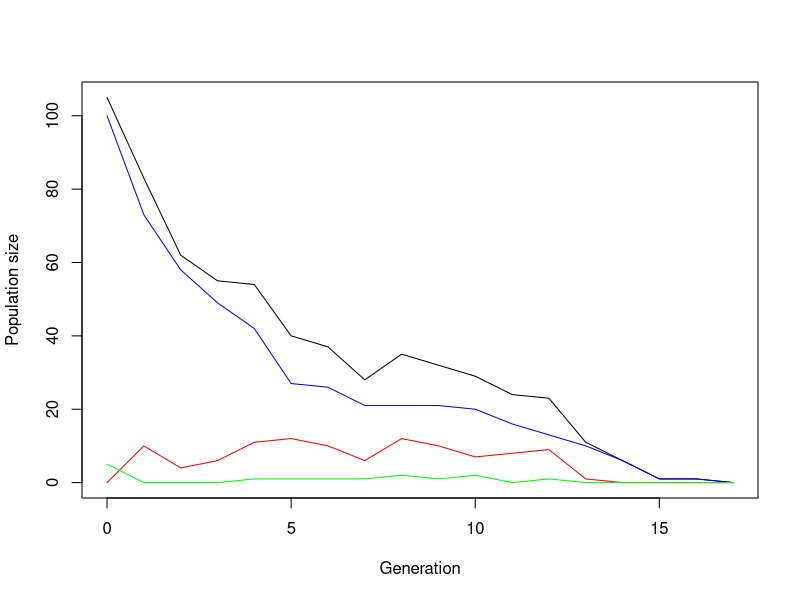
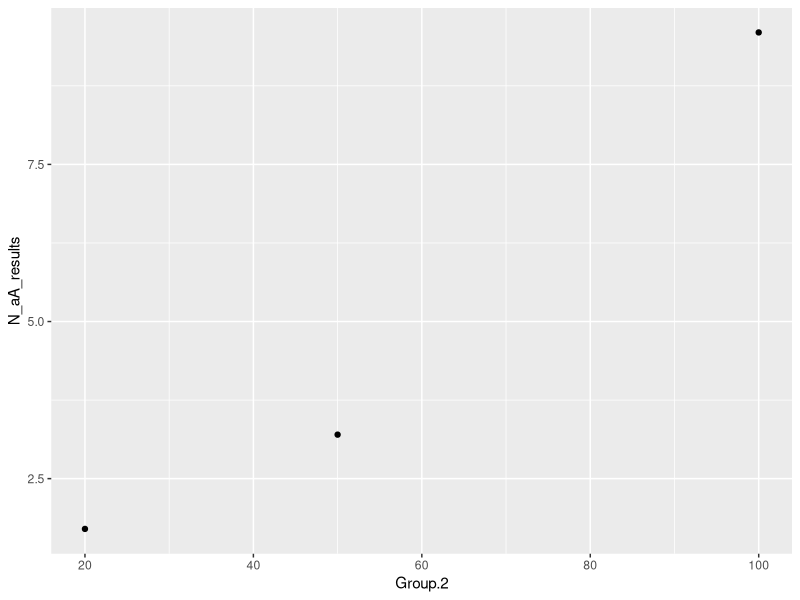
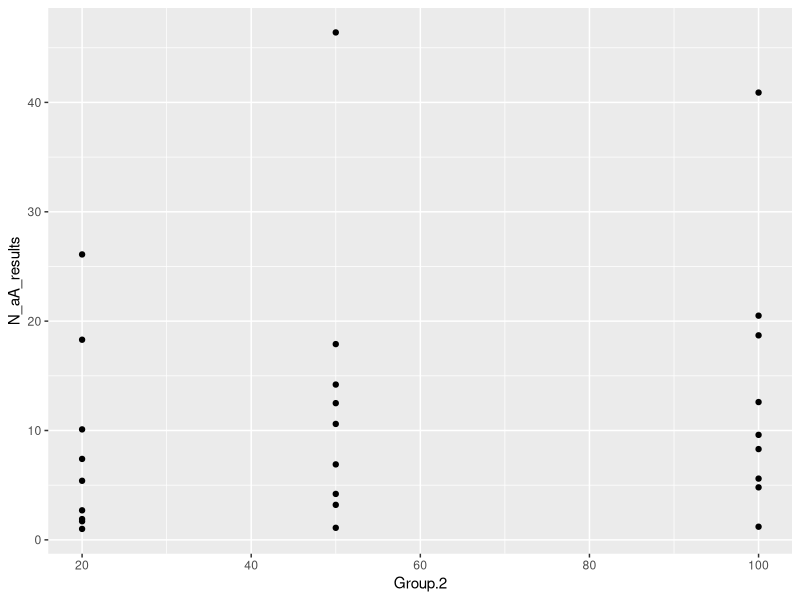
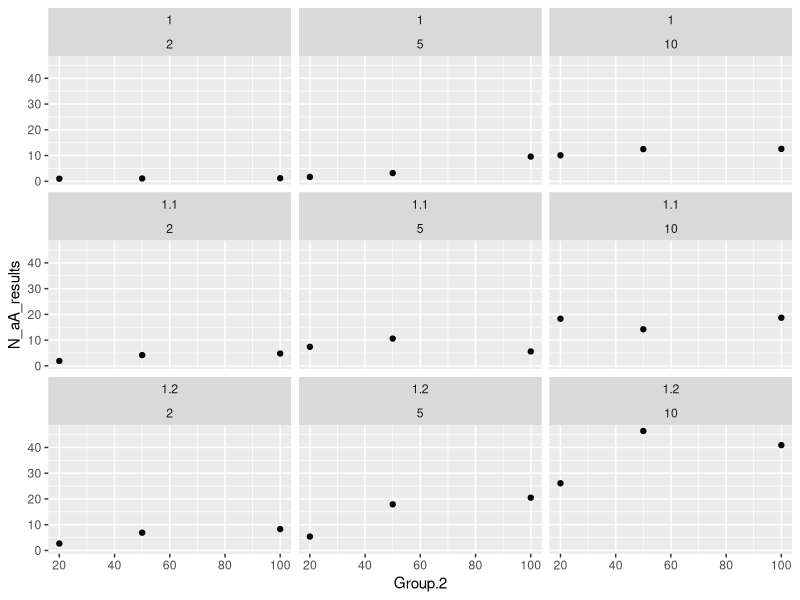
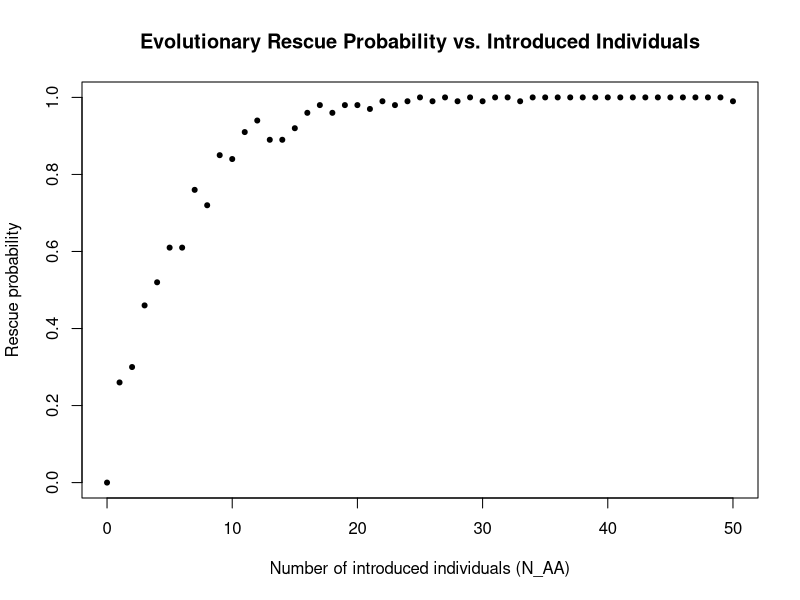
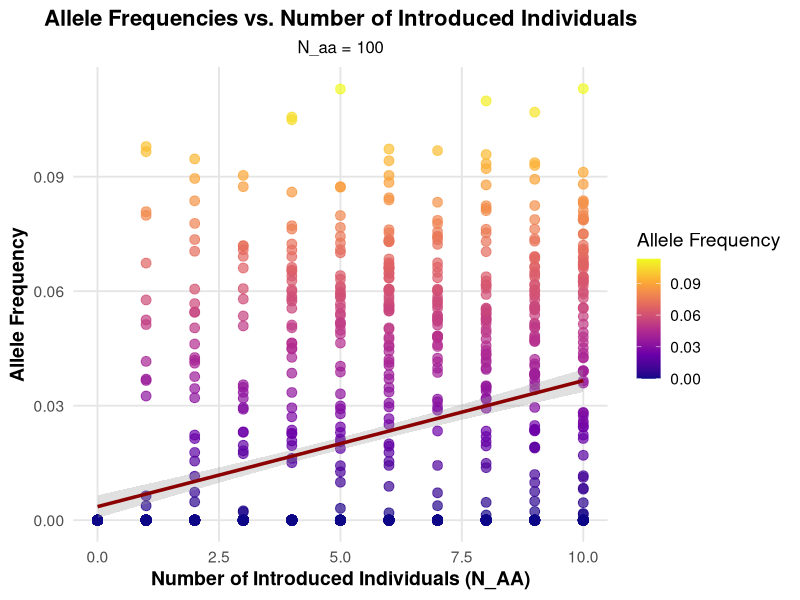

Generate these figures, in order, with R:
## ---- chunk 1
N_aa <- 100
N_aA <- 0
N_AA <- 5


r_aa <- 0.2 # fitness reduction of aa allel comb. equal to decay_rate
s_aA <- 1.10 # fitness benefit of allel A, equal to sel_coeff
s_AA <- 1.10 # fitness benefit of allel A, equal to sel_coeff

# --- Simulation of one generation with three genotypes ---
simulate_gen <- function(N_aa, N_aA, N_AA, r_aa, s_aA, s_AA) {

  # Reproduction with fitness malus/benefit
  offsp_aa <- rpois(1, N_aa * (1-r_aa))
  offsp_aA <- rpois(1, N_aA * s_aA)
  offsp_AA <- rpois(1, N_AA * s_AA)  
  
  # Total numbeer of gamets proportional to the frequency of alleles A and a
  total_gametes <- 2 * (offsp_aa + offsp_aA + offsp_AA)
  freq_A <- (2 * offsp_AA + offsp_aA) 
  freq_a <- total_gametes - freq_A
  
  if (total_gametes > 0) {

  
  #print(freq_a)
  #print(total_gametes)
  
  # Change of allele frequencies (A -> a und a -> A); p = (freq_A / total_gametes), q = (freq_a / total_gametes) #hardy equilibrium 1 = p^2 +2pq +q^2
  predicted_freq_aa <- (freq_a/total_gametes)^2
  predicted_freq_aA <- 2*(freq_A / total_gametes)*(freq_a / total_gametes)
  predicted_freq_AA <- (freq_A/total_gametes)^2
  
  #print(predicted_freq_aA)
  #print("PROBLEM")
 
   # Random draw of new genotypes under hardy-weinberg conditions
  N_total <- offsp_aa + offsp_aA + offsp_AA
  
  #print(c(predicted_freq_aa, predicted_freq_aA, predicted_freq_AA))
  #print(N_total)
  
  genotypes <- rmultinom(1, N_total, prob = c(predicted_freq_aa, predicted_freq_aA, predicted_freq_AA))
  
  #print(genotypes)

  
  N_aa_new <- genotypes[1]
  N_aA_new <- genotypes[2]
  N_AA_new <- genotypes[3]
  
  #print(c(N_aa_new, N_AA_new, N_aA_new)) 
  return(c(N_aa_new, N_aA_new, N_AA_new))
  }
  
  else
  return(c(0,0,0))
  
  
}

print(simulate_gen(N_aa, N_aA, N_AA, r_aa, s_aA, s_AA))
## ---- chunk 2
simulate_pop <- function(N_aa, N_aA, N_AA, r_aa, s_aA, s_AA, t_max) {
  # Create the vector in which to save the results
  pop_vector <- c(N_aa, N_aA, N_AA)
  # initiate the variables
  pop_new <- c(N_aa, N_aA, N_AA)
  
  # run the simulation until generation t_max
  for (i in 1:(t_max+1)) {
    # condition to stop the simulation before t_max: either the population exceeds 1.5 times the original population size, or it goes extinct
    #A<- print(pop_new)
    
    
    if (pop_new[1]+pop_new[2]+pop_new[3]>=101*(N_aa+N_aA+N_AA) | pop_new[1]+pop_new[2]+pop_new[3]==0) break
    #print(pop_new[1]+pop_new[2]+pop_new[3])
    # redefine the current population one generation later
    pop_new <- simulate_gen(pop_new[1],pop_new[2],pop_new[3], r_aa, s_aA, s_AA)
    #print(pop_new)
    # add the new population sizes to the output vector
    pop_vector <- rbind(pop_vector,pop_new)
  }
  
  # define the row and column names of the output vector
  rownames(pop_vector) <- (0:t_max+1)[1:length(pop_vector[,1])] # note that the vector has to be cut if the simulation stopped early
  colnames(pop_vector) <- c("aa","aA","AA")
  # return the result
  #print(pop_vector)
  return(pop_vector)	
}

# Test the function and plot the result
# set t_max to a value to be used througout
max_gen <- 1000
# create your simulation data
output <- simulate_pop(N_aa, N_aA, N_AA, r_aa, s_aA, s_AA, max_gen)
# show the last few lines of the data table
print(tail(output))

### Next time need to plot and see if distribution is right?

# plot the output - note that the plot range and the x axis have to be adjusted based on the length of the table
# determine x axis range 
x_range <- 0:(length(output[,1])-1)
# this plots the total population size
plot(x_range,output[,1]+output[,2]+output[,3],type='l',ylim=c(0,max(output[,1]+output[,2]+output[,3])),xlab = "Generation",ylab = "Population size")
# add number of wild type individuals
lines(x_range,output[,1], col="blue")  #aa
# add number of mutant individuals
lines(x_range,output[,2], col="red")  #aA
# add number of mutant individuals
lines(x_range,output[,3], col="green")  #AA

## ---- chunk 3
# set some parameters to fixed values
N_aA <- 0
r_aa <- 0.2
s_AA <- 1.1
t_max <- 100
# determine how often to run the simulation for each set of parameters
no_replicates <- 10

# set parameters to vary
N_aa_vector <- c(100, 50, 20)
N_AA_vector <- c(10, 5, 2)
s_aA_vector <- c(1, 1.1, 1.2) 



data_table <- data.frame(array(NA,dim=c(0,8), dimnames=list(c(), c(paste0(c("N_aa","N_aA", "N_AA","min_gen","min_size","N_aa_str_pop","N_AA_str_pop","s_aA_fit_hybrid"),"_results")))))


result_one_loop <- data.frame(array(NA,dim=c(1,8), dimnames=list(c(), c(paste0(c("N_aa","N_aA", "N_AA","min_gen","min_size","N_aa_str_pop","N_AA_str_pop","s_aA_fit_hybrid"),"_results")))))
        


# run the simulation across all chosen parameters
# loop over starting pop size of aa
for(N_aa in N_aa_vector){
  # loop over starting pop size of AA
  for(N_AA in N_AA_vector){
    # loop over fitness of hybrid
    for(s_aA in s_aA_vector){
       #reset counter for no_replicates to 1
      i<-1
      repeat {
        # increase counter by one
        i<-i+1
        # run the simulation once
        one_run <- simulate_pop(N_aa = N_aa, N_aA = N_aA, N_AA = N_AA , r_aa = 0.2, s_aA = s_aA, s_AA = 1.1, t_max = 10)
     

        N_aa_end <- c(tail(one_run[, 1],1)) 
        N_aA_end <- c(tail(one_run[, 2],1)) 
        N_AA_end <- c(tail(one_run[, 3],1)) 

        
        # determine total population sizes
        total_size <- one_run[,1]+one_run[,2]
        
        # determine minimum population size
        min_size <- min(total_size)
        # determine (first) generation at which this population size occurred; if min pop size = 0, at what time extinction
        min_gen <- as.numeric(which(total_size==min_size)[1])
        # enter the data into the table
        
    
        result_one_loop$N_aa_results <- N_aa_end
        result_one_loop$N_aA_results <- N_aA_end
        result_one_loop$N_AA_results <- N_AA_end
        result_one_loop$min_size_results <- min_size
        result_one_loop$min_gen_results <- min_gen
        
        result_one_loop$s_aA_fit_hybrid_results <- s_aA
        result_one_loop$N_aa_str_pop_results <- N_aa
        result_one_loop$N_AA_str_pop_results <- N_AA
        
        data_table <- rbind(data_table, result_one_loop)
        

        
        if(i>no_replicates) break
      }       
    } 
  } 
}

print(head(data_table))

## ---- chunk 4


mean_comb <- aggregate(data_table, list(data_table$s_aA_fit_hybrid_results, data_table$N_aa_str_pop_results, data_table$N_AA_str_pop_results), mean)

library(ggplot2)


data_table_plot <- mean_comb[mean_comb$Group.1==1 & mean_comb$Group.3==5,]
ggplot(data_table_plot, aes(x= Group.2, y= N_aA_results))+geom_point()

ggplot(mean_comb, aes(x= Group.2, y= N_aA_results))+geom_point()



 
ggplot(mean_comb, aes(x= Group.2, y=N_aA_results)) + geom_point() +
  facet_wrap(vars(cols=factor(Group.1), rows=factor(Group.3)))


## ---- chunk 5
# --- Rescue probability simulation ---
rescue_prob <- function(N_AA_intro, n_reps = 100, 
                        N_aa = 100, N_aA = 0, 
                        r_aa = 0.2, s_aA = 1.10, s_AA = 1.10, 
                        t_max = 1000) {
  
  rescue_count <- 0
  
  for (i in 1:n_reps) {
    out <- simulate_pop(N_aa, N_aA, N_AA_intro, r_aa, s_aA, s_AA, t_max)
    
    # end of simulation = last collum
    last_gen <- tail(out, 1)
    total_pop <- sum(last_gen)
    
      
    # rescue criteria: population outgrows the startpopulation
    if (total_pop > (N_aa + N_aA + N_AA_intro)) {
      rescue_count <- rescue_count + 1
    }
  }
  
  return(rescue_count / n_reps)
}

#rescue_prob(8)
# Testbereich: 0 bis 50 eingeführte Individuen
N_AA_values <- seq(0, 50, by = 1)

# Berechne Rescue-Wahrscheinlichkeit pro N_AA
rescue_probs <- sapply(N_AA_values, rescue_prob, n_reps = 100)

# plot
plot(N_AA_values, rescue_probs, pch = 20,
     xlab = "Number of introduced individuals (N_AA)",
     ylab = "Rescue probability",
     main = "Evolutionary Rescue Probability vs. Introduced Individuals")

## ---- chunk 6
# --- Rescue probability simulation ---
rescue_prob <- function(N_AA_intro, n_reps = 100, 
                        N_aa = 100, N_aA = 0, 
                        r_aa = 0.2, s_aA = 1.10, s_AA = 1.10, 
                        t_max = 1000) {
  call_freq_a <- c()
  rescue_count <- 0
  
  for (i in 1:n_reps) {
    out <- simulate_pop(N_aa, N_aA, N_AA_intro, r_aa, s_aA, s_AA, t_max)
    #print(out)
    
    # end of simulation = last collum
    last_gen <- tail(out, 1)
    #print(last_gen)
    total_pop <- sum(last_gen)
    
    # rescue criteria: population outgrows the startpopulation
    if (total_pop > (N_aa + N_aA + N_AA_intro)) {
      rescue_count <- rescue_count + 1
      freq_a_sum <- (last_gen[1]*2 + last_gen[2]) / (total_pop*2)
      call_freq_a = rbind(call_freq_a, freq_a_sum)
      #print(call_freq_a)
    }
    else{
      call_freq_a = rbind(call_freq_a, 0)
      #print(call_freq_a)
    }
  }
  
  return(c(call_freq_a))
}
#print(rescue_prob(10))

# Test "area" of variing number pf introduced N_AA
N_AA_values <- seq(0, 10, by = 1)
#print(N_AA_values)

# Berechne Rescue-Wahrscheinlichkeit pro N_AA
rescue_probs <- sapply(N_AA_values, rescue_prob, n_reps = 100)
#print(rescue_probs)

#Here I transform the returned array (call_freq_a) into a data.frame where we have now 2 columns (1.=N_AA, 2.= allele freq. of a n_reps)

#dim(rescue_probs)
array_rp <- array(NA, dim=c(dim(rescue_probs)[1],2), dimnames = list(c(),c("N_AA","allele.freq")))

for(i in N_AA_values){
  
  array_rp[,1] <- i
  
  array_rp[,2] <- rescue_probs[,c(i+1)]
  
  array_rp <- data.frame(array_rp)
  
  if (i==0){ full_array <- array_rp } else { full_array <- rbind(full_array, array_rp)}
}
                  
#plott full_array 
ggplot(full_array, aes(x = N_AA, y = allele.freq)) +
  geom_point(aes(color = allele.freq), size = 3, alpha = 0.7) +  # dots with color fade
  scale_color_viridis_c(option = "plasma") +                   # fade coloring
  geom_smooth(method = "lm", se = TRUE, color = "darkred", size = 1.2, alpha = 0.3) +  # trendline
  labs(
    title = "Allele Frequencies vs. Number of Introduced Individuals",
    subtitle = "N_aa = 100",
    x = "Number of Introduced Individuals (N_AA)",
    y = "Allele Frequency",
    color = "Allele Frequency"
  ) +
  theme_minimal(base_size = 14) +       # clean and big theme
  theme(
    plot.title = element_text(face = "bold", size = 16, hjust = 0.5),
    plot.subtitle = element_text(size = 12, hjust = 0.5),
    axis.title = element_text(face = "bold"),
    panel.grid.major = element_line(color = "grey90"),
    panel.grid.minor = element_blank(
    )
  )
